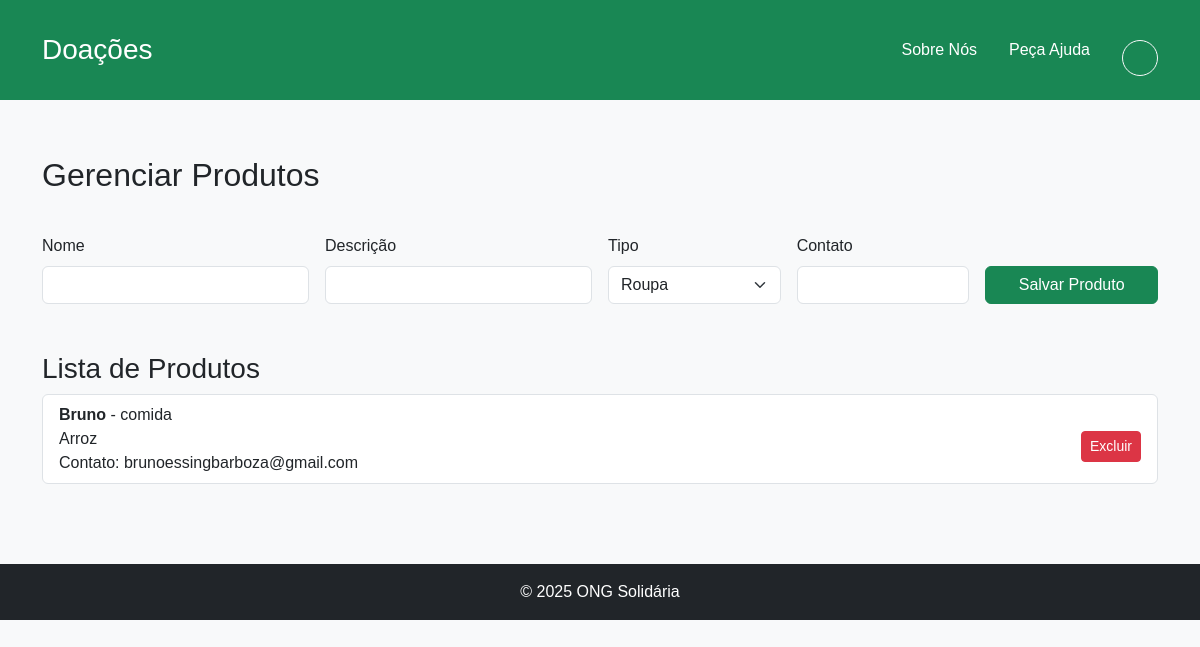
Page /produtos (signed in) on the earlier database version.
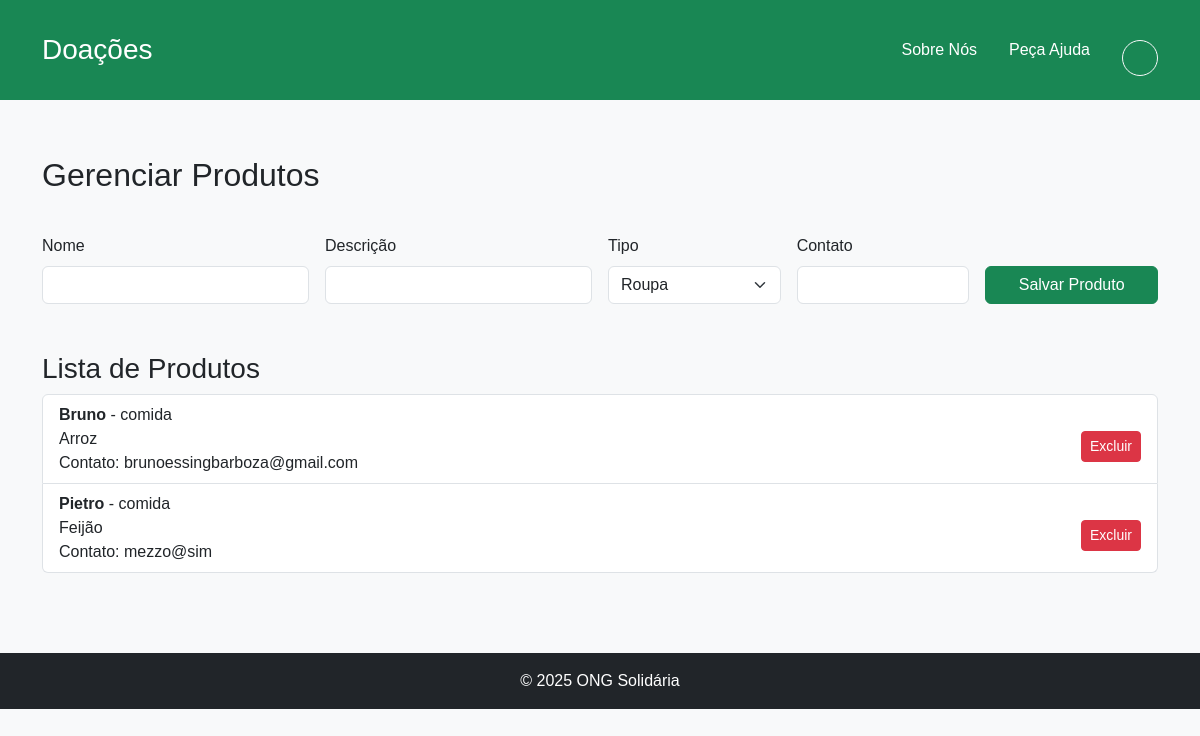
Same page on the later database version.
### BackEnd/models.py (models this page shows, shortened)
class Produto(db.Model):
    id = db.Column(db.Integer, primary_key=True)
    nome = db.Column(db.String(100), nullable=False)
    descricao = db.Column(db.String(255), nullable=False)
    tipo = db.Column(db.String(20), nullable=False)  # 'roupa', 'comida', 'dinheiro'
    contato = db.Column(db.String(120), nullable=False)

### BackEnd/index.py (the view, shortened to what this page needs)
@app.route("/produtos", methods=["GET", "POST"])
@login_required
def produtos():
    form = ProdutoForm()
    produtos = Produto.query.all()
    return render_template("produtos.html", form=form, produtos=produtos)

### BackEnd/forms.py
class ProdutoForm(FlaskForm):
    nome = StringField("Nome", validators=[DataRequired()])
    descricao = StringField("Descrição", validators=[DataRequired()])
    tipo = SelectField(
        "Tipo",
        choices=[("roupa", "Roupa"), ("comida", "Comida"), ("dinheiro", "Dinheiro")],
        validators=[DataRequired()],
    )
    contato = StringField("Contato", validators=[DataRequired(), Length(max=120)])
    submit = SubmitField("Salvar Produto")

### BackEnd/index.py (called while the page is built)
@login_manager.user_loader
def load_user(user_id):
    return Users.query.get(int(user_id))

### FrontEnd/templates/produtos.html (shortened to what this page needs)
<!DOCTYPE html>
<html lang="pt-BR">
<head>
  <link href="https://cdn.jsdelivr.net/npm/bootstrap@5.3.3/dist/css/bootstrap.min.css" rel="stylesheet" />
  <link rel="stylesheet" href="{{ url_for('static', filename='css/estilo.css') }}" />
</head>
<body class="bg-light">
<header class="bg-success text-white py-4 mb-4">
  <div class="container d-flex justify-content-between align-items-center">
    <h1 class="h3 mb-0">Doações</h1>
    <nav>
      <div class="d-flex align-items-center gap-3">
        <a href="{{ url_for('index') }}" class="text-white text-decoration-none me-3">Sobre Nós</a>
        <a href="{{ url_for('pedir_ajuda') }}" class="text-white text-decoration-none me-3">Peça Ajuda</a>
        <div class="dropdown">
          <button class="btn btn-outline-light rounded-circle d-flex align-items-center justify-content-center"
                  type="button" id="userDropdown" data-bs-toggle="dropdown" aria-expanded="false"
                  style="width: 36px; height: 36px;">
          </button>
        </div>
      </div>
    </nav>
  </div>
</header>
  <main class="container">
    <h2 class="mb-4">Gerenciar Produtos</h2>
    <form method="POST" class="row g-3 mb-5">
      <div class="col-md-3">
        <label for="nome" class="form-label">Nome</label>
        {{ form.nome(class="form-control", id="nome") }}
      </div>
      <div class="col-md-3">
        <label for="descricao" class="form-label">Descrição</label>
        {{ form.descricao(class="form-control", id="descricao") }}
      </div>
      <div class="col-md-2">
        <label for="tipo" class="form-label">Tipo</label>
        {{ form.tipo(class="form-select", id="tipo") }}
      </div>
      <div class="col-md-2">
        <label for="contato" class="form-label">Contato</label>
        {{ form.contato(class="form-control", id="contato") }}
      </div>
      <div class="col-md-2 d-flex align-items-end">
        {{ form.submit(class="btn btn-success w-100") }}
      </div>
    </form>
    <h3>Lista de Produtos</h3>
    {% if produtos %}
      <ul class="list-group">
        {% for produto in produtos %}
          <li class="list-group-item d-flex justify-content-between align-items-center">
            <div>
              <strong>{{ produto.nome }}</strong> - {{ produto.tipo }}<br>
              {{ produto.descricao }}<br>
              Contato: {{ produto.contato }}
            </div>
            <form method="POST" action="{{ url_for('delete_produto', id=produto.id) }}">
              <button class="btn btn-danger btn-sm">Excluir</button>
            </form>
          </li>
        {% endfor %}
      </ul>
    {% else %}
      <p class="text-muted">Nenhum produto cadastrado ainda.</p>
    {% endif %}
  </main>
  <footer class="bg-dark text-white text-center py-3 mt-5">
    <p class="mb-0">&copy; 2025 ONG Solidária</p>
  </footer>
</body>
</html>

Differences in the rows shown:
added Produto: nome "Pietro", tipo "comida", descricao "Feijão", contato "mezzo@sim"
